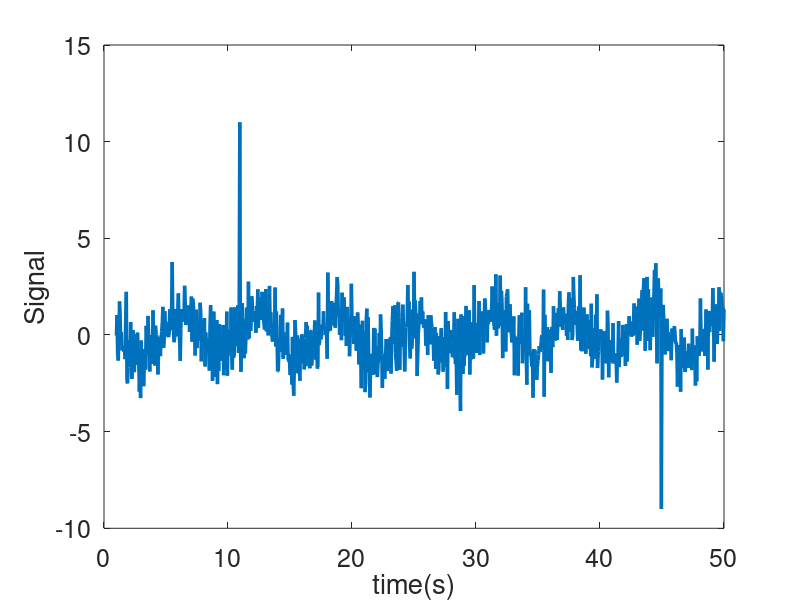

The MATLAB source for this figure:
%motivation for event detection
clear;
clc;

t = 1:0.05:50;
ns = normrnd(0,1, length(t),1);
y = cos(t) + ns';

y(10*20) = 11;
y(44*20) = -9;

plot(t,y, 'LineWidth', 2.5);
xlabel('time(s)', 'fontsize',18);
ylabel('Signal', 'fontsize',18);
set(gca,'fontsize',18)